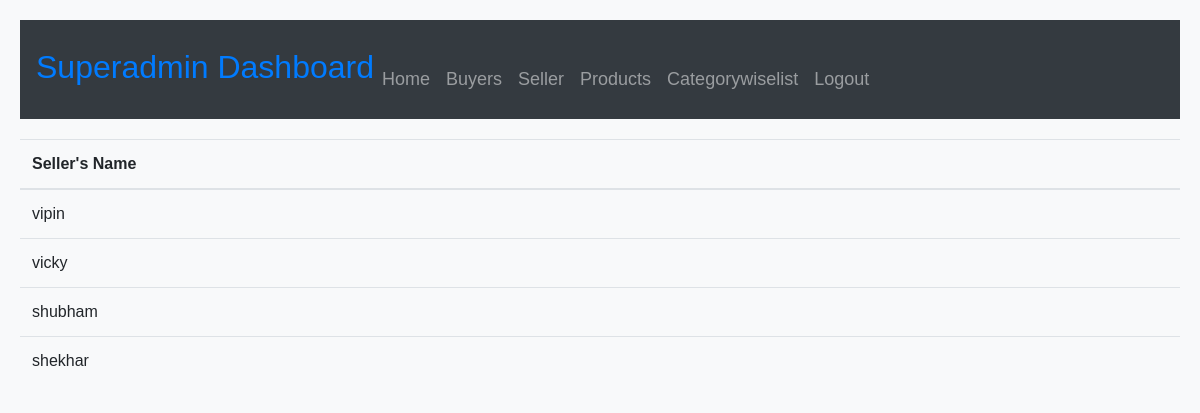
Page /superadmin/seller_list/ on the committed database.
### seller/models.py (models this page shows, shortened)
class Seller(models.Model):
    seller = models.ForeignKey(User, on_delete=models.CASCADE)
    user_type = models.CharField(max_length=10, default="seller")
    seller_mobilenumber = models.CharField(max_length=15, blank=True, null=True)

### superadmin/views.py (the view)
# urls.py: path("seller_list/", views.seller_list, name="seller_list"),
def seller_list(request):
    seller = Seller.objects.all()
    return render(request, "seller_list.html", {"seller": seller})

### buyer/context_processors.py (called while the page is built)
def cart_item_count(request):
    user = request.user
    if user.is_authenticated:
        cart_item_count = 0
        cart = CartItem.objects.filter(user_id=user.id)
        for c in cart:
            cart_item_count = cart_item_count + c.quantity
    else:
        cart_item_count = 0
    return {"cart_item_count": cart_item_count}

### templates/seller_list.html (shortened to what this page needs)
<!DOCTYPE html>
<html lang="en">
<head>
    <link href="https://stackpath.bootstrapcdn.com/bootstrap/4.3.1/css/bootstrap.min.css" rel="stylesheet">
</head>
<body>
    <nav class="navbar navbar-expand-lg navbar-dark bg-dark">
        <div class="collapse navbar-collapse" id="navbarNav">
            <ul class="navbar-nav">
                <li class="nav-item">
                    <h2 class="navbar-heading">Superadmin Dashboard</h2>
                </li>
                <li class="nav-item">
                    <a class="nav-link" href="/superadmin/dashboard/">Home</a>
                </li>
                <li class="nav-item">
                    <a class="nav-link" href="#">Buyers</a>
                </li>
                <li class="nav-item">
                    <a class="nav-link" href="/superadmin/seller_list/">Seller</a>
                </li>
                <li class="nav-item">
                    <a class="nav-link" href="/superadmin/product_list/">Products</a>
                </li>
                <li class="nav-item">
                    <a class="nav-link" href="/superadmin/categorywise_productlist/">Categorywiselist</a>
                </li>
                <li class="nav-item">
                    <a class="nav-link" href="/superadmin/logout/">Logout</a>
                </li>
            </ul>
        </div>
    </nav>
    <table class="table">
        <thead>
            <tr>
                <th scope="col">Seller's Name</th>
            </tr>
        </thead>
        <tbody>
            {% for s in seller %}
            <tr>
                <td>{{ s.seller.username }}</td>
            </tr>
            {% endfor %}
        </tbody>
    </table>
</body>
</html>

### templates/seller_list.html (style rules this page uses)
body { background-color: #f8f9fa; padding: 20px; font-family: 'Arial', sans-serif; }
h2 { margin-bottom: 20px; color: #007bff; }
.navbar { background-color: #343a40; margin-bottom: 20px; }
.navbar-nav { flex-direction: column; margin-top: 20px; }
.navbar-nav .nav-link { color: #fff; margin: 10px 0; font-size: 18px; }

### rows in the picture
Seller: seller.username "vipin"
Seller: seller.username "vicky"
Seller: seller.username "shubham"
Seller: seller.username "shekhar"
